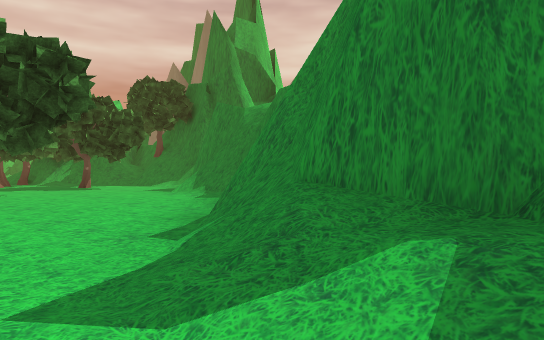
View 1 (above)

21 first-person views from a walk through a 3-D level made in the Unity game engine. The camera is 1.2 m above the floor, looks level and sees 70° across. The floor is counted in squares, 2 m on a side. Each view is taken from the middle of a square. On the plan, view 1 faces up. The plan holds only what a view shows up to about 11 squares ahead; the rest is blank. The place goes on beyond the plan. The player is left out. Some surface patterns are stand-ins.

View 2
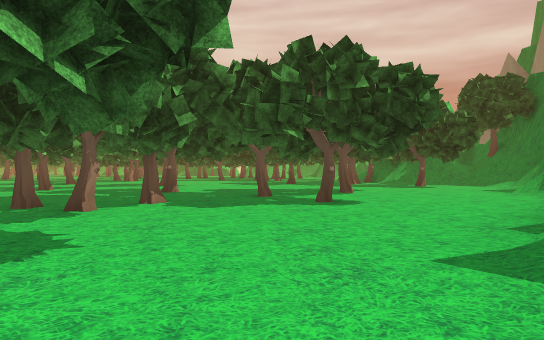

View 3
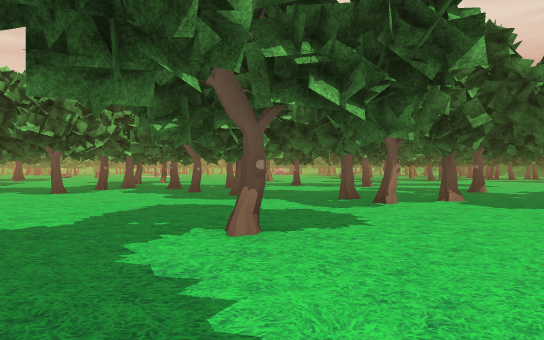

View 4
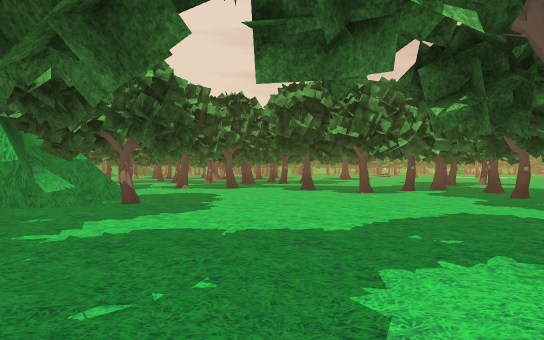

View 5
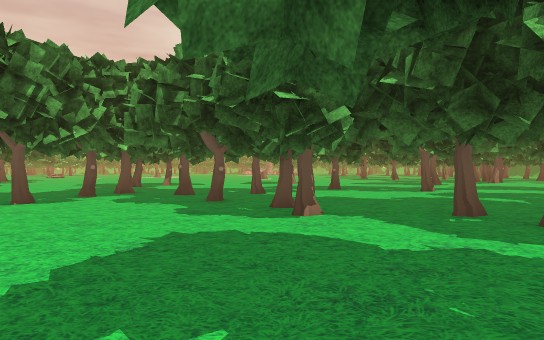

View 6
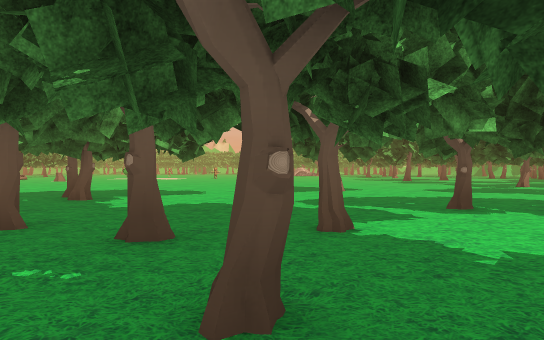

View 7
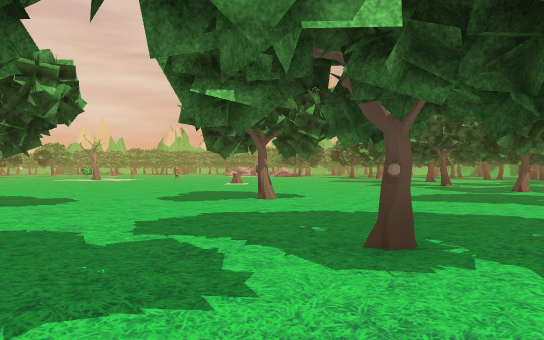

View 8
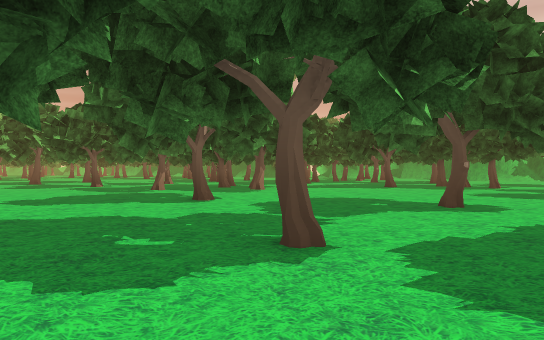

View 9
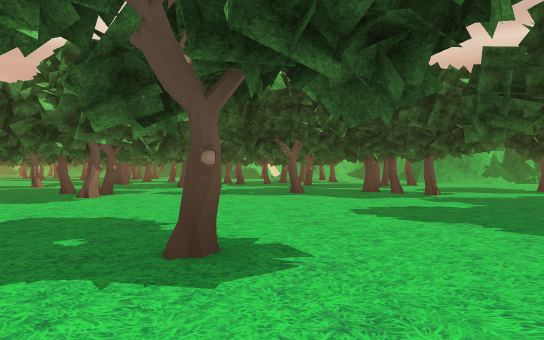

View 10
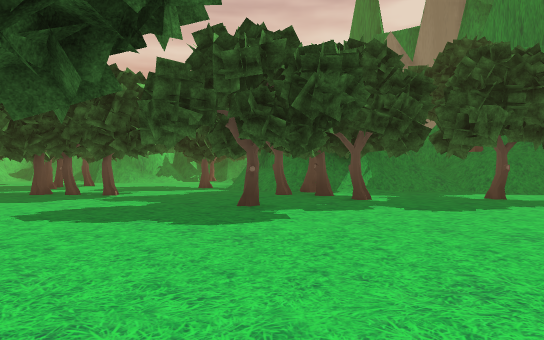

View 11
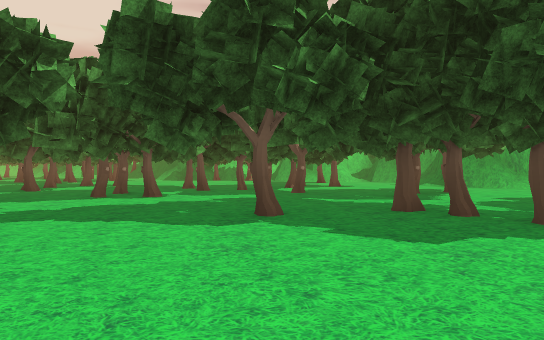

View 12
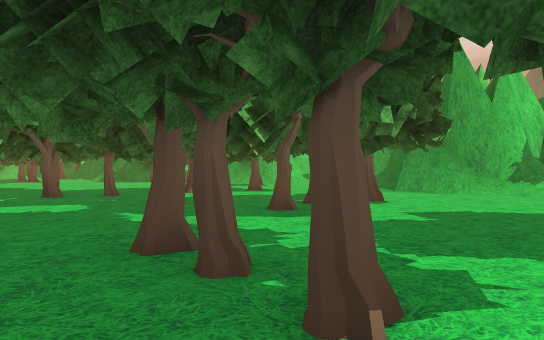

View 13
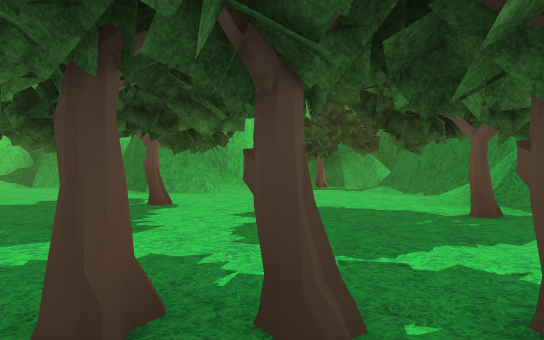

View 14
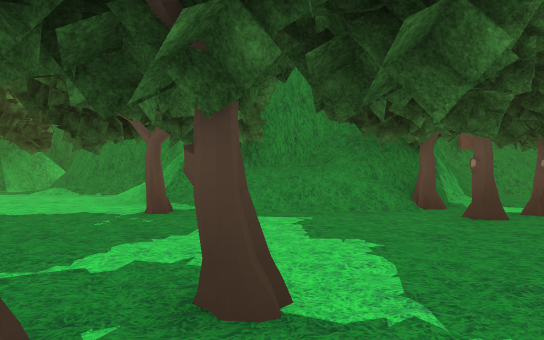

View 15
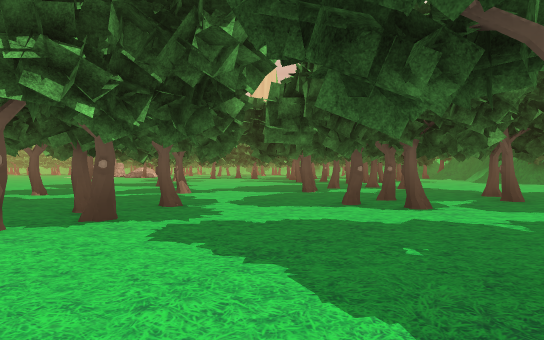

View 16
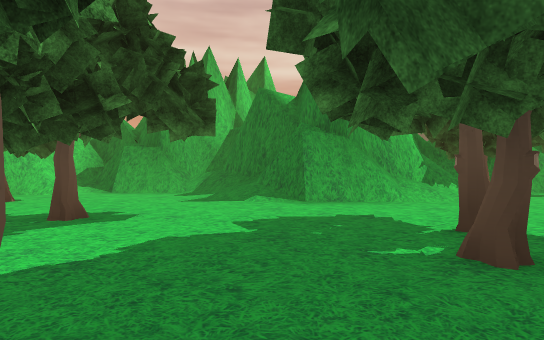

View 17
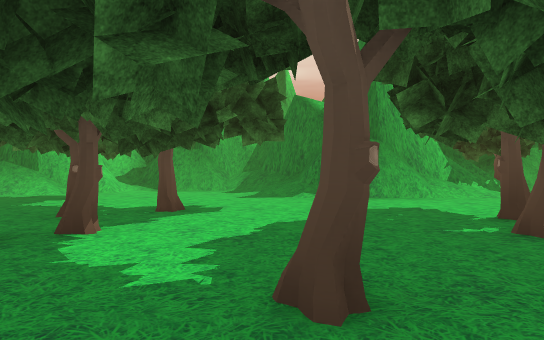

View 18
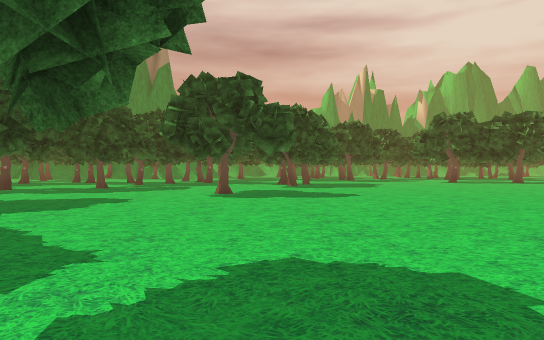

View 19
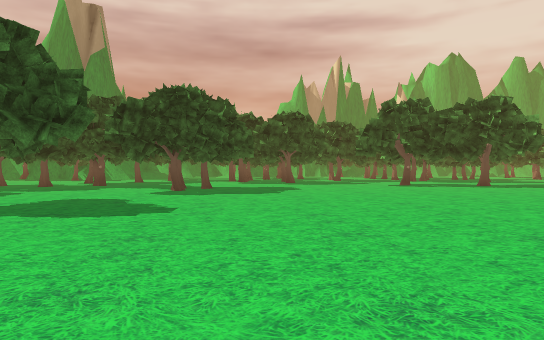

View 20
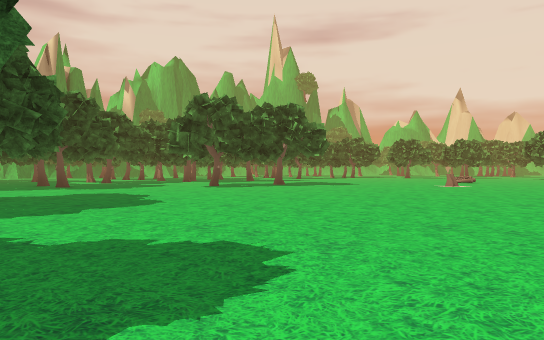

View 21
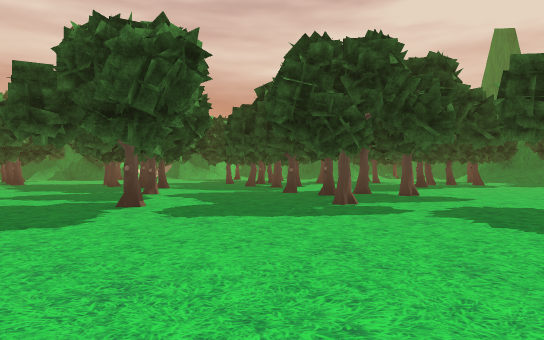

### Floor plan
Key: @ floor where view 1 was taken; # wall or solid block; . floor; / step, stairs or slope; = window, fence, low wall or low ledge; O other object.
Columns run from 27 left of view 1 to 1 right of it. Each row starts with its distance up from view 1.
 27  ####/     # ###
 26 ##.../##  ###O.#
 25 /...../####/../#
 24 ....../###//../#
 23 ..O.........../##
 22  ............../#
 21   .OO........../#
 20   .OO....O.....=#
 19    .O...O......##
 18 ....O...O.....OO##
 17 .O..OOO..O.....//O ## O
 16 ..OOO.........../###//=/
 15 ................O.//..=/
 14 ....OO....OOO....O.....
 13 ...O.O...O........O..O.
 12 O...OO..........O.....
 11 ................O........=#
 10 ....O....................##
  9 .O..O.O............. ..../##
  8 ..O..O.O...........  O..../
  7 .....O........O.... ....../
  6 ..O..O..................../
  5 ..O..O..............OOOO../#
  4 ..O......O........O........##
  3 .........................../#
  2 ..............O.....O ...../#
  1  ...................OO...../
  0 ............OOO............@
 -1 ........O...............O.../
 -2 .........O.....OO.OOO......O
 -3 ..............O..O..........
 -4  ...............O...........
 -5  .........O................
 -6  .........O....OO.O......./O
 -7 ..........OO...........O../
 -8 ............. ..........O/#
 -9 ............  ..  O.....###
-10 .............       ....#
-11 .............        ..

Positions as (right, up) in squares from view 1, and headings:
1: (0, 0), facing up
2: (0, -1), facing up-left
3: (1, -1), facing left
4: (0, -1), facing down-left
5: (-2, -2), facing left
6: (-8, -3), facing left
7: (-11, -1), facing left
8: (-11, 0), facing up-left
9: (-11, 5), facing up-left
10: (-11, 5), facing up
11: (-14, 9), facing up-left
12: (-14, 13), facing up-left
13: (-16, 13), facing up
14: (-16, 13), facing up-right
15: (-16, 11), facing left
16: (-20, 16), facing up
17: (-21, 15), facing up
18: (-27, 5), facing down-right
19: (-27, 0), facing down-right
20: (-22, 0), facing down
21: (-23, -1), facing up
